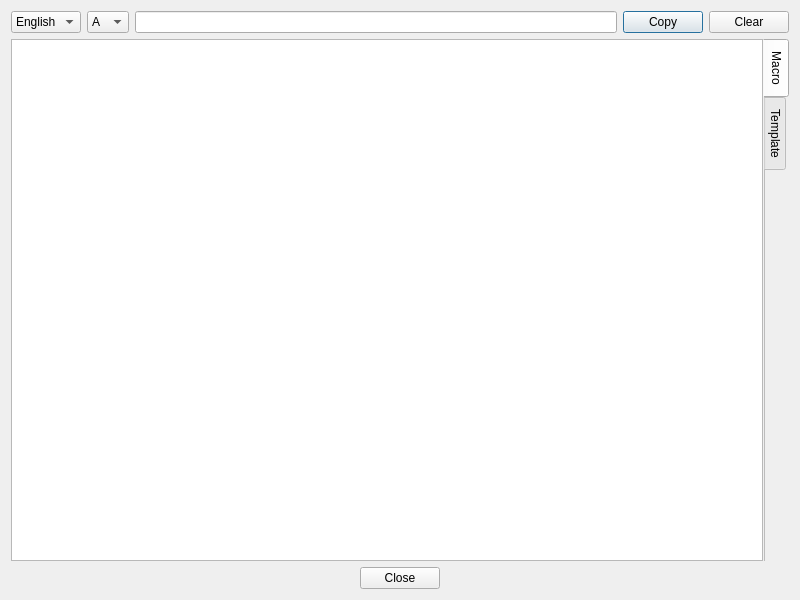
<?xml version="1.0" encoding="UTF-8"?>
<ui version="4.0">
 <class>Dialog</class>
 <widget class="QDialog" name="Dialog">
  <property name="geometry">
   <rect>
    <x>0</x>
    <y>0</y>
    <width>800</width>
    <height>600</height>
   </rect>
  </property>
  <property name="windowTitle">
   <string>Dialog</string>
  </property>
  <layout class="QVBoxLayout" name="verticalLayout">
   <item>
    <layout class="QHBoxLayout" name="horizontalLayout_2">
     <item>
      <widget class="QComboBox" name="schema">
       <item>
        <property name="text">
         <string>English</string>
        </property>
       </item>
       <item>
        <property name="text">
         <string>Cpp</string>
        </property>
       </item>
       <item>
        <property name="text">
         <string>CMake</string>
        </property>
       </item>
      </widget>
     </item>
     <item>
      <widget class="QComboBox" name="antecedent">
       <item>
        <property name="text">
         <string>A</string>
        </property>
       </item>
       <item>
        <property name="text">
         <string>B</string>
        </property>
       </item>
       <item>
        <property name="text">
         <string>C</string>
        </property>
       </item>
       <item>
        <property name="text">
         <string>D</string>
        </property>
       </item>
       <item>
        <property name="text">
         <string>E</string>
        </property>
       </item>
       <item>
        <property name="text">
         <string>F</string>
        </property>
       </item>
       <item>
        <property name="text">
         <string>G</string>
        </property>
       </item>
       <item>
        <property name="text">
         <string>H</string>
        </property>
       </item>
       <item>
        <property name="text">
         <string>I</string>
        </property>
       </item>
       <item>
        <property name="text">
         <string>J</string>
        </property>
       </item>
       <item>
        <property name="text">
         <string>K</string>
        </property>
       </item>
       <item>
        <property name="text">
         <string>L</string>
        </property>
       </item>
       <item>
        <property name="text">
         <string>M</string>
        </property>
       </item>
       <item>
        <property name="text">
         <string>N</string>
        </property>
       </item>
       <item>
        <property name="text">
         <string>O</string>
        </property>
       </item>
       <item>
        <property name="text">
         <string>P</string>
        </property>
       </item>
       <item>
        <property name="text">
         <string>Q</string>
        </property>
       </item>
       <item>
        <property name="text">
         <string>R</string>
        </property>
       </item>
       <item>
        <property name="text">
         <string>S</string>
        </property>
       </item>
       <item>
        <property name="text">
         <string>T</string>
        </property>
       </item>
       <item>
        <property name="text">
         <string>U</string>
        </property>
       </item>
       <item>
        <property name="text">
         <string>V</string>
        </property>
       </item>
       <item>
        <property name="text">
         <string>W</string>
        </property>
       </item>
       <item>
        <property name="text">
         <string>X</string>
        </property>
       </item>
       <item>
        <property name="text">
         <string>Y</string>
        </property>
       </item>
       <item>
        <property name="text">
         <string>Z</string>
        </property>
       </item>
       <item>
        <property name="text">
         <string>*</string>
        </property>
       </item>
      </widget>
     </item>
     <item>
      <widget class="QLineEdit" name="phraseEdit"/>
     </item>
     <item>
      <widget class="QPushButton" name="copyButton">
       <property name="text">
        <string>Copy</string>
       </property>
      </widget>
     </item>
     <item>
      <widget class="QPushButton" name="clearButton">
       <property name="text">
        <string>Clear</string>
       </property>
      </widget>
     </item>
    </layout>
   </item>
   <item>
    <widget class="QTabWidget" name="tabWidget">
     <property name="tabPosition">
      <enum>QTabWidget::TabPosition::East</enum>
     </property>
     <property name="currentIndex">
      <number>0</number>
     </property>
     <property name="documentMode">
      <bool>true</bool>
     </property>
     <widget class="QWidget" name="macroTab">
      <attribute name="title">
       <string>Macro</string>
      </attribute>
      <layout class="QGridLayout" name="gridLayout">
       <property name="leftMargin">
        <number>0</number>
       </property>
       <property name="topMargin">
        <number>0</number>
       </property>
       <property name="rightMargin">
        <number>0</number>
       </property>
       <property name="bottomMargin">
        <number>0</number>
       </property>
       <item row="0" column="0">
        <widget class="QPlainTextEdit" name="macroText"/>
       </item>
      </layout>
     </widget>
     <widget class="QWidget" name="templateTab">
      <attribute name="title">
       <string>Template</string>
      </attribute>
      <layout class="QGridLayout" name="gridLayout_2">
       <property name="leftMargin">
        <number>0</number>
       </property>
       <property name="topMargin">
        <number>0</number>
       </property>
       <property name="rightMargin">
        <number>0</number>
       </property>
       <property name="bottomMargin">
        <number>0</number>
       </property>
       <item row="0" column="0">
        <widget class="QPlainTextEdit" name="templateText"/>
       </item>
      </layout>
     </widget>
    </widget>
   </item>
   <item>
    <layout class="QHBoxLayout" name="horizontalLayout">
     <item>
      <spacer name="horizontalSpacer">
       <property name="orientation">
        <enum>Qt::Orientation::Horizontal</enum>
       </property>
       <property name="sizeHint" stdset="0">
        <size>
         <width>40</width>
         <height>20</height>
        </size>
       </property>
      </spacer>
     </item>
     <item>
      <widget class="QPushButton" name="closeButton">
       <property name="text">
        <string>Close</string>
       </property>
      </widget>
     </item>
     <item>
      <spacer name="horizontalSpacer_2">
       <property name="orientation">
        <enum>Qt::Orientation::Horizontal</enum>
       </property>
       <property name="sizeHint" stdset="0">
        <size>
         <width>40</width>
         <height>20</height>
        </size>
       </property>
      </spacer>
     </item>
    </layout>
   </item>
  </layout>
 </widget>
 <resources/>
 <connections/>
</ui>
